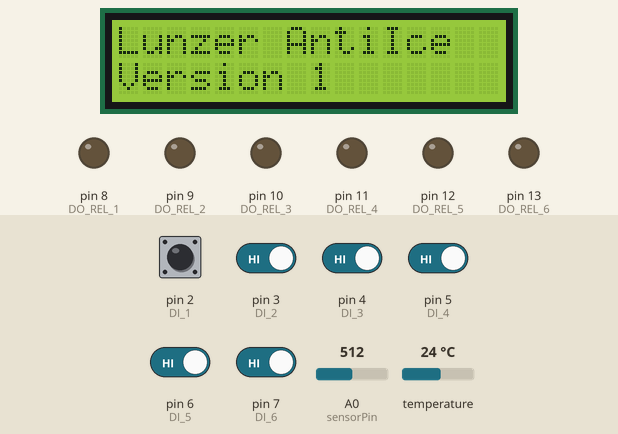
Recording of a sketch running on a simulated Arduino Mega 2560, built with avr-gcc and run on an emulated ATmega2560. Shown: 16×2 character LCD, output pins drawn as LEDs (lit = HIGH). Dashed ring = blinking. The inputs (shaded band) are chosen by the test bench; at power-on: pin 2 (DI_1), pin 3 (DI_2), pin 4 (DI_3), pin 5 (DI_4), pin 6 (DI_5), pin 7 (DI_6) HIGH, temperature 24 °C, A0 (sensorPin) = 512. What the sketch prints to the serial monitor is not drawn.

Above: at 0.1 s.
3.4 s: pin 3 (DI_2) driven LOW
At 6.0 s:
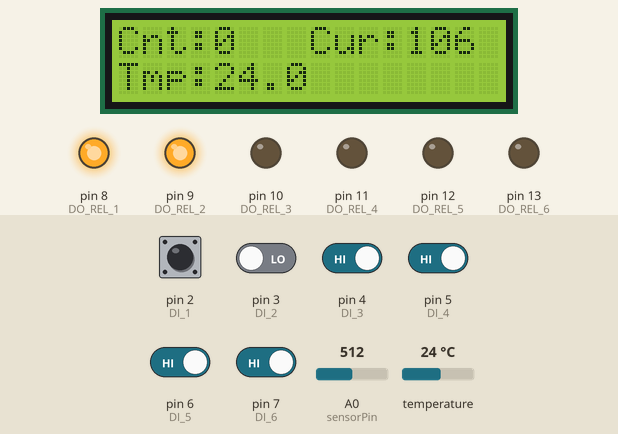
10.7 s: pin 4 (DI_3) driven LOW
At 15.2 s:
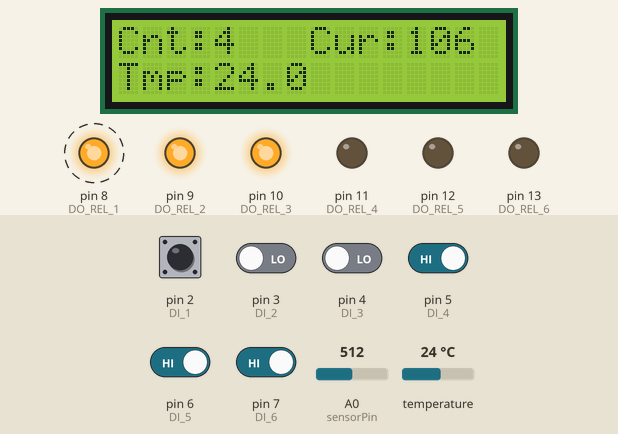
18.3 s: pin 5 (DI_4) driven LOW
At 21.0 s:
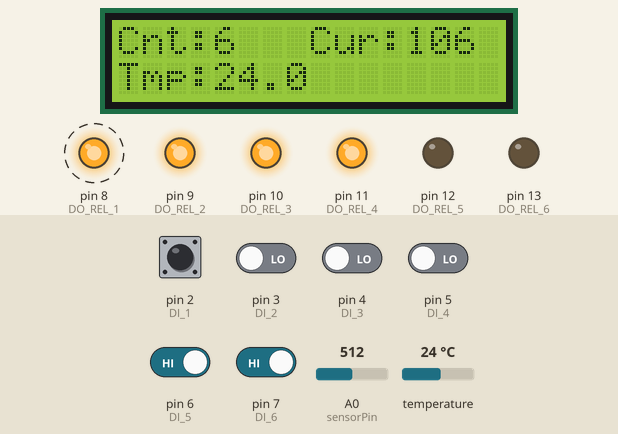
25.9 s: pin 6 (DI_5) driven LOW
At 28.5 s:
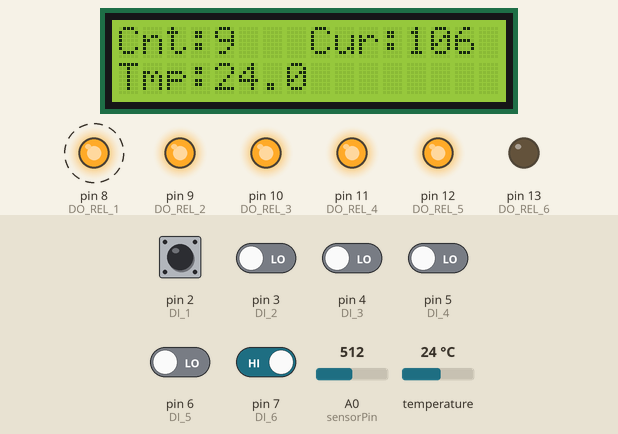
33.5 s: pin 7 (DI_6) driven LOW
At 36.1 s:
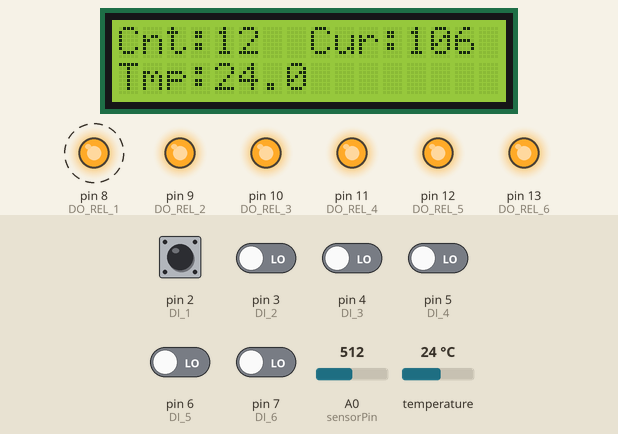
41.1 s: temperature set to 12 °C
At 43.7 s:
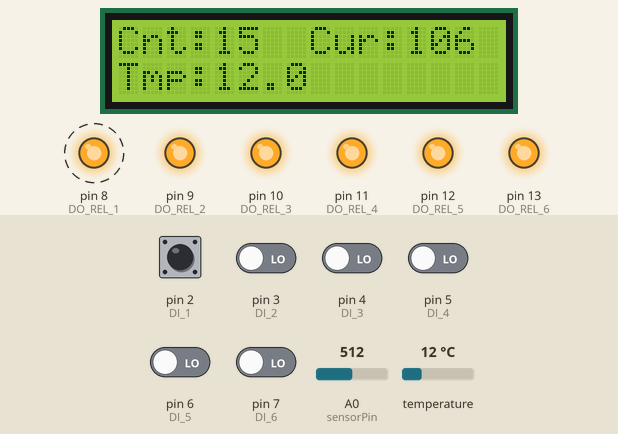
Timing chart, 0 to 47.1 s (numbered marks = the images above; inputs shaded):
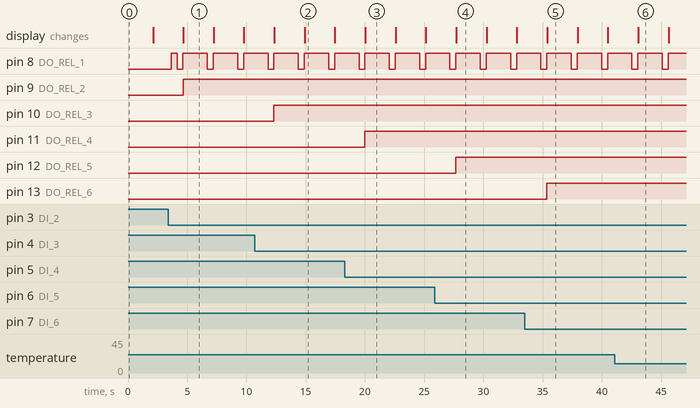

The sketch:

Lunzer_Anti-Ice.ino
```cpp
// (licence header left out)
/*  Function description

  Sketch for Lunzer Anti-Ice Prototype

*/
/*
  File Name:      Lunzer_Anti-Ice.ino
  Target Device:  Arduino Mega 2560 (tested); should work on all other Arduino boards !check I/Os!
  Created by:     JoWu
  Created on:     2019-03-18
  derived from:   none
*/

/*  History


  V1  2019-03-18  JoWu
    - Creation
*/

/*  todo-list
  - do not know, too much...
*/

/*
  Includes
*/
#include <Wire.h> // Wire Bibliothek einbinden
#include <LiquidCrystal_I2C.h> // Vorher hinzugefügte LiquidCrystal_I2C Bibliothek einbinden

LiquidCrystal_I2C lcd(0x27, 16, 2); //Hier wird festgelegt um was für einen Display es sich handelt. In diesem Fall eines mit 16 Zeichen in 2 Zeilen und der HEX-Adresse 0x27. Für ein vierzeiliges I2C-LCD verwendet man den Code "LiquidCrystal_I2C lcd(0x27, 20, 4)"


#include <OneWire.h>
// DS18S20 Temperaturchip i/o
OneWire ds(22);  // an pin 10


/*
  Macros
*/
#define DO_REL_1 8        // Heizung Tragfläche Rechts Innen
#define DO_REL_2 9        // Heizung Tragfläche Rechts Außen
#define DO_REL_3 10       // Heizung Tragfläche Rechts Tail
#define DO_REL_4 11       // Reserve
#define DO_REL_5 12       // Reserve
#define DO_REL_6 13       // LED-Taster

#define DI_1  2           // Digital Input 1
#define DI_2  3           // Digital Input 2
#define DI_3  4           // Digital Input 3
#define DI_4  5           // Digital Input 4
#define DI_5  6           // Digital Input 5
#define DI_6  7           // Digital Input 6

int sensorPin = A0;    // select the input pin for the current sensor
int val = 0;      // variable to store the read value

#define SERIAL_DEBUG_ENABLE

// lokale Konstanten
const String cstrVER = String("0.01");       // Softwareversion

int zahl;
int intCurrentValue = 0;  // variable to store the value coming from the current sensor


void setup() {
  // put your setup code here, to run once:
#ifdef SERIAL_DEBUG_ENABLE
  Serial.begin(115200);   // (9600);
  Serial.println("Lunzer Anti ICE");
  Serial.print("Firmware Version: ");
  Serial.println(cstrVER);
#endif

  pinMode(DO_REL_1, OUTPUT);
  pinMode(9, OUTPUT);
  pinMode(10, OUTPUT);
  pinMode(11, OUTPUT);
  pinMode(12, OUTPUT);
  pinMode(13, OUTPUT);

  pinMode(7, INPUT);
  pinMode(6, INPUT);
  pinMode(5, INPUT);
  pinMode(4, INPUT);
  pinMode(3, INPUT);
  pinMode(2, INPUT);

  lcd.init(); //Im Setup wird der LCD gestartet
  lcd.backlight(); //Hintergrundbeleuchtung einschalten (lcd.noBacklight(); schaltet die Beleuchtung aus).
  lcd.setCursor(0, 0);//Hier wird die Position des ersten Zeichens festgelegt. In diesem Fall bedeutet (0,0) das erste Zeichen in der ersten Zeile.
  lcd.print("Lunzer AntiIce");
  lcd.setCursor(0, 1);// In diesem Fall bedeutet (0,1) das erste Zeichen in der zweiten Zeile.
  lcd.print("Version 1");
  delay(2000);
  lcd.setCursor(0, 0);//Hier wird die Position des ersten Zeichens festgelegt. In diesem Fall bedeutet (0,0) das erste Zeichen in der ersten Zeile.
  lcd.print("                ");
  lcd.setCursor(0, 1);// In diesem Fall bedeutet (0,1) das erste Zeichen in der zweiten Zeile.
  lcd.print("                ");
  zahl = 0;
}

void loop() {
  int HighByte, LowByte, TReading, SignBit, Tc_100, Whole, Fract;

  byte i;
  byte present = 0;
  byte data[12];
  byte addr[8];

  if ( !ds.search(addr)) {
      Serial.print("Keine weiteren Addressen.\n");
      ds.reset_search();
      return;
  }

  Serial.print("R=");
  for( i = 0; i < 8; i++) {
    Serial.print(addr[i], HEX);
    Serial.print(" ");
  }

  if ( OneWire::crc8( addr, 7) != addr[7]) {
      Serial.print("CRC nicht gültig!\n");
      return;
  }

  if ( addr[0] == 0x10) {
      Serial.print("Gerät ist aus der DS18S20 Familie.\n");
  }
  else if ( addr[0] == 0x28) {
      Serial.print("Gerät ist aus der DS18B20 Familie.\n");
  }
  else {
      Serial.print("Gerätefamilie nicht erkannt : 0x");
      Serial.println(addr[0],HEX);
      return;
  }
  ds.reset();
  ds.select(addr);
  ds.write(0x44,1);         // start Konvertierung, mit power-on am Ende

  delay(1000);     // 750ms sollten ausreichen
  // man sollte ein ds.depower() hier machen, aber ein reset tut das auch

  present = ds.reset();
  ds.select(addr);
  ds.write(0xBE);         // Wert lesen

  Serial.print("P=");
  Serial.print(present,HEX);
  Serial.print(" ");
  for ( i = 0; i < 9; i++) {           // 9 bytes
    data[i] = ds.read();
    Serial.print(data[i], HEX);
    Serial.print(" ");
  }
  Serial.print(" CRC=");
  Serial.print( OneWire::crc8( data, 8), HEX);

  Serial.println();

  LowByte = data[0];
  HighByte = data[1];

  TReading = (HighByte << 8) + LowByte;

  SignBit = TReading & 0x8000;  // test most sig bit

  if (SignBit) // negative
  {
    TReading = (TReading ^ 0xffff) + 1; // 2's comp
  }

  Tc_100 = (6 * TReading) + TReading / 4;    // mal (100 * 0.0625) oder 6.25

/* Für DS18S20 folgendes verwenden Tc_100 = (TReading*100/2);    */
  Whole = Tc_100 / 100;  // Ganzzahlen und Brüche trennen
  Fract = Tc_100 % 100;

  if (SignBit) // negative Werte ermitteln
  {
     Serial.print("-");
  }

  Serial.print(Whole);
  Serial.print(".");
  if (Fract < 10)
  {
     Serial.print("0");
  }
  Serial.print(Fract);
  Serial.print("°C");
  Serial.print("\n");


  Serial.println();


  // put your main code here, to run repeatedly:
  Serial.println("Läuft\n");
  delay(500);

  digitalWrite(DO_REL_1, HIGH);
  delay(500);
  digitalWrite(DO_REL_1, LOW);
  delay(500);

  val = digitalRead(DI_1);   // read the input pin
  digitalWrite(DO_REL_1, val);  // sets the LED to the button's value
  val = !digitalRead(DI_2);   // read the input pin
  digitalWrite(DO_REL_2, val);  // sets the LED to the button's value
  val = !digitalRead(DI_3);   // read the input pin
  digitalWrite(DO_REL_3, val);  // sets the LED to the button's value
  val = !digitalRead(DI_4);   // read the input pin
  digitalWrite(DO_REL_4, val);  // sets the LED to the button's value
  val = !digitalRead(DI_5);   // read the input pin
  digitalWrite(DO_REL_5, val);  // sets the LED to the button's value
  val = !digitalRead(DI_6);   // read the input pin
  digitalWrite(DO_REL_6, val);  // sets the LED to the button's value

  lcd.setCursor(0,0); // Angabe des Cursorstartpunktes oben links.
  lcd.print("Cnt:"); // Ausgabe des Textes "Nachricht".
  lcd.print(zahl); // Ausgabe des Textes "Nachricht".
  zahl = zahl + 1;
  lcd.setCursor(0,1); // Angabe des Cursorstartpunktes oben links.
  lcd.print("Tmp:");
  lcd.print(Whole);
  lcd.print(".");
  lcd.print(Fract);

  intCurrentValue = analogRead(sensorPin);
  Serial.print("Current-Value:");
  Serial.print(intCurrentValue);
  Serial.print("   ");
  Serial.print((long)intCurrentValue * 1000 / 4808);
  Serial.println();

  lcd.setCursor(8,0); // Angabe des Cursorstartpunktes oben links.
  lcd.print("Cur:");
  lcd.print((long)intCurrentValue * 1000 / 4808);
  Serial.print("  ");

}
```

Measured:
- after the input at 3.4 s, pin 9 (DO_REL_2): LOW → HIGH after 1.2 s
- after the input at 10.7 s, pin 10 (DO_REL_3): LOW → HIGH after 1.6 s
- after the input at 18.3 s, pin 11 (DO_REL_4): LOW → HIGH after 1.7 s
- after the input at 25.9 s, pin 12 (DO_REL_5): LOW → HIGH after 1.8 s
- after the input at 33.5 s, pin 13 (DO_REL_6): LOW → HIGH after 1.9 s
- by itself, pin 8 (DO_REL_1): alternates HIGH for 2.1 s and LOW for 0.50 s
- what the display in image 1 shows lasts 2.5 s, from 4.7 s to 7.2 s
